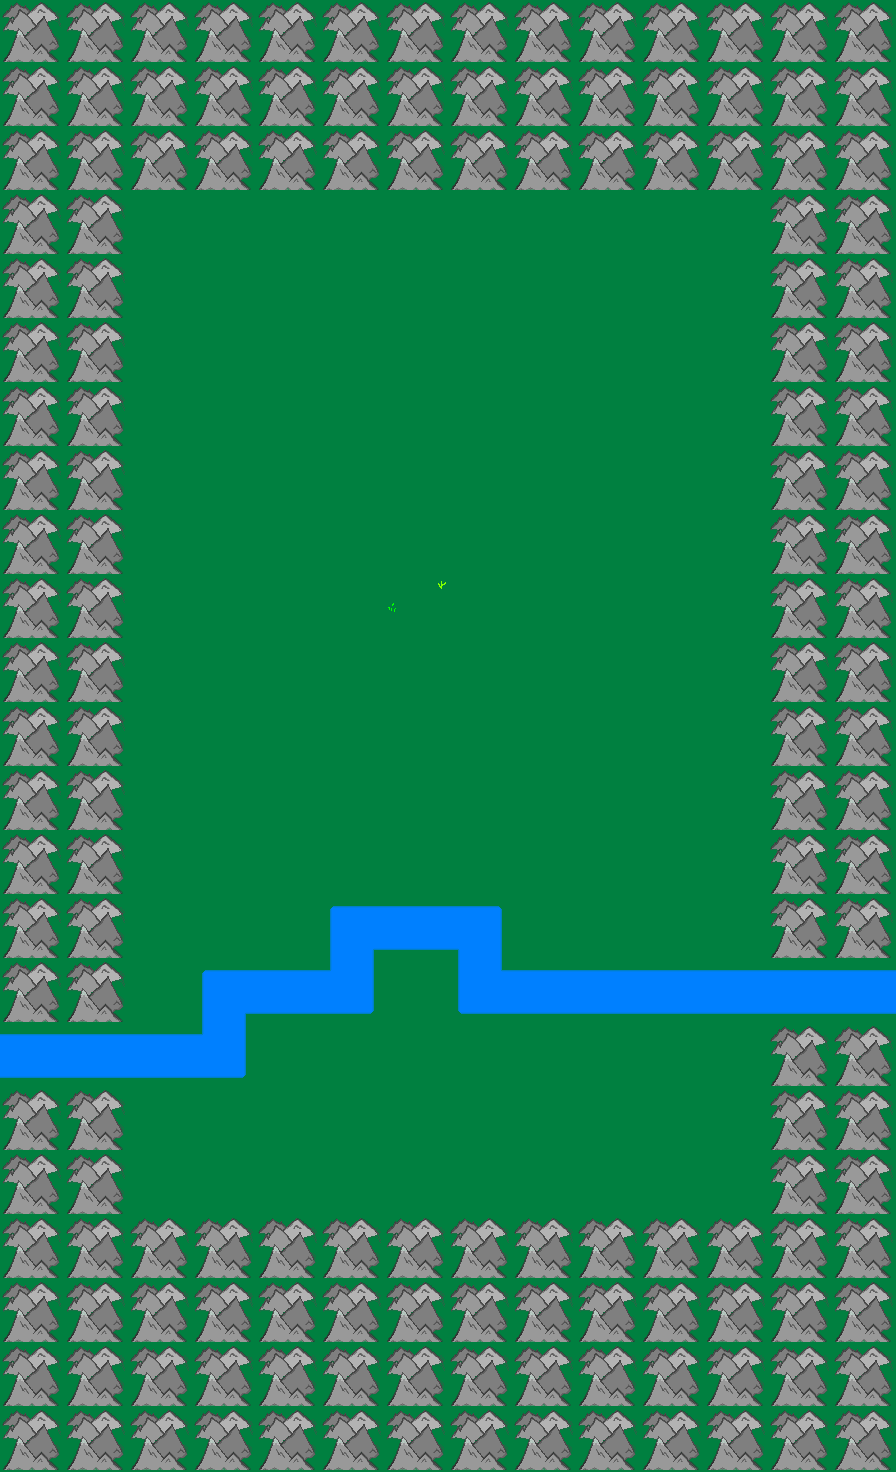

Below is a game level as drawn by its tile map, then a one-line description and the .tmx file that defines it, in full:
An orthogonal 14x23 tile map with 64x64 px tiles, 1 tile layer (map).

<map version="1.0" orientation="orthogonal" renderorder="right-down" width="14" height="23" tilewidth="64" tileheight="64" nextobjectid="1">
 <tileset firstgid="1" name="world" tilewidth="64" tileheight="64" tilecount="25" columns="5">
  <image source="map_tiles.png" width="320" height="320" />
 </tileset>
 <layer name="map" width="14" height="23">
  <data encoding="csv">
11,11,11,11,11,11,11,11,11,11,11,11,11,11,
11,11,11,11,11,11,11,11,11,11,11,11,11,11,
11,11,11,11,11,11,11,11,11,11,11,11,11,11,
11,11,7,7,7,7,7,7,7,7,7,7,11,11,
11,11,7,7,7,7,7,7,7,7,7,7,11,11,
11,11,7,7,7,7,7,7,7,7,7,7,11,11,
11,11,7,7,7,7,7,7,7,7,7,7,11,11,
11,11,7,7,7,7,7,7,7,7,7,7,11,11,
11,11,7,7,7,7,7,7,7,7,7,7,11,11,
11,11,7,7,7,7,1,7,7,7,7,7,11,11,
11,11,7,7,7,7,7,7,7,7,7,7,11,11,
11,11,7,7,7,7,7,7,7,7,7,7,11,11,
11,11,7,7,7,7,7,7,7,7,7,7,11,11,
11,11,7,7,7,7,7,7,7,7,7,7,11,11,
11,11,7,7,7,3221225478,2,1073741830,7,7,7,7,11,11,
11,11,7,3221225478,2,6,7,2147483654,2,2,2,2,2,2,
2,2,2,6,7,7,7,7,7,7,7,7,11,11,
11,11,7,7,7,7,7,7,7,7,7,7,11,11,
11,11,7,7,7,7,7,7,7,7,7,7,11,11,
11,11,11,11,11,11,11,11,11,11,11,11,11,11,
11,11,11,11,11,11,11,11,11,11,11,11,11,11,
11,11,11,11,11,11,11,11,11,11,11,11,11,11,
11,11,11,11,11,11,11,11,11,11,11,11,11,11
</data>
 </layer>
</map>
